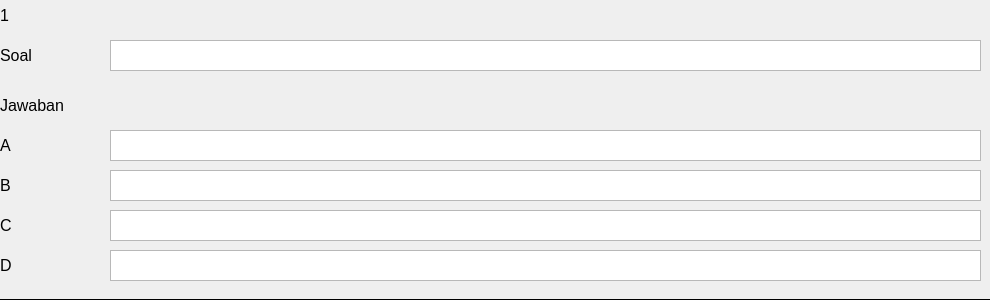
          <widget class="QWidget" name="widget" native="true">
           <property name="minimumSize">
            <size>
             <width>0</width>
             <height>300</height>
            </size>
           </property>
           <property name="styleSheet">
            <string notr="true">border-bottom: 1px solid black;</string>
           </property>
           <widget class="QLabel" name="label_">
            <property name="geometry">
             <rect>
              <x>0</x>
              <y>170</y>
              <width>101</width>
              <height>31</height>
             </rect>
            </property>
            <property name="font">
             <font>
              <pointsize>12</pointsize>
             </font>
            </property>
            <property name="text">
             <string>B</string>
            </property>
           </widget>
           <widget class="QLabel" name="label_30">
            <property name="geometry">
             <rect>
              <x>0</x>
              <y>210</y>
              <width>101</width>
              <height>31</height>
             </rect>
            </property>
            <property name="font">
             <font>
              <pointsize>12</pointsize>
             </font>
            </property>
            <property name="text">
             <string>C</string>
            </property>
           </widget>
           <widget class="QLabel" name="label_31">
            <property name="geometry">
             <rect>
              <x>0</x>
              <y>40</y>
              <width>101</width>
              <height>31</height>
             </rect>
            </property>
            <property name="font">
             <font>
              <pointsize>12</pointsize>
             </font>
            </property>
            <property name="text">
             <string>Soal</string>
            </property>
           </widget>
           <widget class="QLabel" name="label_32">
            <property name="geometry">
             <rect>
              <x>0</x>
              <y>90</y>
              <width>101</width>
              <height>31</height>
             </rect>
            </property>
            <property name="font">
             <font>
              <pointsize>12</pointsize>
             </font>
            </property>
            <property name="text">
             <string>Jawaban</string>
            </property>
           </widget>
           <widget class="QLabel" name="label_33">
            <property name="geometry">
             <rect>
              <x>0</x>
              <y>130</y>
              <width>101</width>
              <height>31</height>
             </rect>
            </property>
            <property name="font">
             <font>
              <pointsize>12</pointsize>
             </font>
            </property>
            <property name="text">
             <string>A</string>
            </property>
           </widget>
           <widget class="QTextEdit" name="jawaban1">
            <property name="geometry">
             <rect>
              <x>110</x>
              <y>130</y>
              <width>871</width>
              <height>31</height>
             </rect>
            </property>
           </widget>
           <widget class="QTextEdit" name="jawaban2">
            <property name="geometry">
             <rect>
              <x>110</x>
              <y>170</y>
              <width>871</width>
              <height>31</height>
             </rect>
            </property>
           </widget>
           <widget class="QLabel" name="label_34">
            <property name="geometry">
             <rect>
              <x>0</x>
              <y>250</y>
              <width>101</width>
              <height>31</height>
             </rect>
            </property>
            <property name="font">
             <font>
              <pointsize>12</pointsize>
             </font>
            </property>
            <property name="text">
             <string>D</string>
            </property>
           </widget>
           <widget class="QTextEdit" name="jawaban3">
            <property name="geometry">
             <rect>
              <x>110</x>
              <y>210</y>
              <width>871</width>
              <height>31</height>
             </rect>
            </property>
           </widget>
           <widget class="QTextEdit" name="jawaban4">
            <property name="geometry">
             <rect>
              <x>110</x>
              <y>250</y>
              <width>871</width>
              <height>31</height>
             </rect>
            </property>
           </widget>
           <widget class="QTextEdit" name="soal1">
            <property name="geometry">
             <rect>
              <x>110</x>
              <y>40</y>
              <width>871</width>
              <height>31</height>
             </rect>
            </property>
           </widget>
           <widget class="QLabel" name="label_35">
            <property name="geometry">
             <rect>
              <x>0</x>
              <y>0</y>
              <width>51</width>
              <height>31</height>
             </rect>
            </property>
            <property name="font">
             <font>
              <pointsize>12</pointsize>
             </font>
            </property>
            <property name="text">
             <string>1</string>
            </property>
           </widget>
          </widget>
